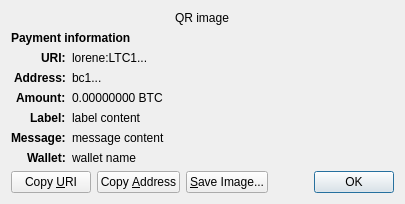
<?xml version="1.0" encoding="UTF-8"?>
<ui version="4.0">
 <class>ReceiveRequestDialog</class>
 <widget class="QDialog" name="ReceiveRequestDialog">
  <property name="geometry">
   <rect>
    <x>0</x>
    <y>0</y>
    <width>413</width>
    <height>229</height>
   </rect>
  </property>
  <property name="windowTitle">
   <string>Request payment to ...</string>
  </property>
  <layout class="QGridLayout" name="gridLayout" columnstretch="0,1">
   <property name="sizeConstraint">
    <enum>QLayout::SetFixedSize</enum>
   </property>
   <item row="0" column="0" colspan="2" alignment="Qt::AlignHCenter">
    <widget class="QRImageWidget" name="qr_code">
     <property name="text">
      <string notr="true">QR image</string>
     </property>
     <property name="textInteractionFlags">
      <set>Qt::NoTextInteraction</set>
     </property>
    </widget>
   </item>
   <item row="1" column="0" colspan="2">
    <widget class="QLabel" name="payment_header">
     <property name="font">
      <font>
       <weight>75</weight>
       <bold>true</bold>
      </font>
     </property>
     <property name="text">
      <string>Payment information</string>
     </property>
     <property name="textInteractionFlags">
      <set>Qt::NoTextInteraction</set>
     </property>
    </widget>
   </item>
   <item row="2" column="0" alignment="Qt::AlignRight|Qt::AlignTop">
    <widget class="QLabel" name="uri_tag">
     <property name="font">
      <font>
       <weight>75</weight>
       <bold>true</bold>
      </font>
     </property>
     <property name="text">
      <string notr="true">URI:</string>
     </property>
     <property name="textFormat">
      <enum>Qt::PlainText</enum>
     </property>
     <property name="textInteractionFlags">
      <set>Qt::NoTextInteraction</set>
     </property>
    </widget>
   </item>
   <item row="2" column="1" alignment="Qt::AlignTop">
    <widget class="QLabel" name="uri_content">
     <property name="text">
      <string notr="true">lorene:LTC1...</string>
     </property>
     <property name="textFormat">
      <enum>Qt::RichText</enum>
     </property>
     <property name="wordWrap">
      <bool>true</bool>
     </property>
     <property name="textInteractionFlags">
      <set>Qt::TextSelectableByMouse</set>
     </property>
    </widget>
   </item>
   <item row="3" column="0" alignment="Qt::AlignRight|Qt::AlignTop">
    <widget class="QLabel" name="address_tag">
     <property name="font">
      <font>
       <weight>75</weight>
       <bold>true</bold>
      </font>
     </property>
     <property name="text">
      <string>Address:</string>
     </property>
     <property name="textInteractionFlags">
      <set>Qt::NoTextInteraction</set>
     </property>
    </widget>
   </item>
   <item row="3" column="1" alignment="Qt::AlignTop">
    <widget class="QLabel" name="address_content">
     <property name="text">
      <string notr="true">bc1...</string>
     </property>
     <property name="textFormat">
      <enum>Qt::PlainText</enum>
     </property>
     <property name="textInteractionFlags">
      <set>Qt::TextSelectableByMouse</set>
     </property>
    </widget>
   </item>
   <item row="4" column="0" alignment="Qt::AlignRight|Qt::AlignTop">
    <widget class="QLabel" name="amount_tag">
     <property name="font">
      <font>
       <weight>75</weight>
       <bold>true</bold>
      </font>
     </property>
     <property name="text">
      <string>Amount:</string>
     </property>
     <property name="textInteractionFlags">
      <set>Qt::NoTextInteraction</set>
     </property>
    </widget>
   </item>
   <item row="4" column="1" alignment="Qt::AlignTop">
    <widget class="QLabel" name="amount_content">
     <property name="text">
      <string notr="true">0.00000000 BTC</string>
     </property>
     <property name="textFormat">
      <enum>Qt::PlainText</enum>
     </property>
     <property name="textInteractionFlags">
      <set>Qt::TextSelectableByMouse</set>
     </property>
    </widget>
   </item>
   <item row="5" column="0" alignment="Qt::AlignRight|Qt::AlignTop">
    <widget class="QLabel" name="label_tag">
     <property name="font">
      <font>
       <weight>75</weight>
       <bold>true</bold>
      </font>
     </property>
     <property name="text">
      <string>Label:</string>
     </property>
     <property name="textInteractionFlags">
      <set>Qt::NoTextInteraction</set>
     </property>
    </widget>
   </item>
   <item row="5" column="1" alignment="Qt::AlignTop">
    <widget class="QLabel" name="label_content">
     <property name="text">
      <string notr="true">label content</string>
     </property>
     <property name="textFormat">
      <enum>Qt::PlainText</enum>
     </property>
     <property name="wordWrap">
      <bool>true</bool>
     </property>
     <property name="textInteractionFlags">
      <set>Qt::TextSelectableByMouse</set>
     </property>
    </widget>
   </item>
   <item row="6" column="0" alignment="Qt::AlignRight|Qt::AlignTop">
    <widget class="QLabel" name="message_tag">
     <property name="font">
      <font>
       <weight>75</weight>
       <bold>true</bold>
      </font>
     </property>
     <property name="text">
      <string>Message:</string>
     </property>
     <property name="textInteractionFlags">
      <set>Qt::NoTextInteraction</set>
     </property>
    </widget>
   </item>
   <item row="6" column="1" alignment="Qt::AlignTop">
    <widget class="QLabel" name="message_content">
     <property name="text">
      <string notr="true">message content</string>
     </property>
     <property name="textFormat">
      <enum>Qt::PlainText</enum>
     </property>
     <property name="wordWrap">
      <bool>true</bool>
     </property>
     <property name="textInteractionFlags">
      <set>Qt::TextSelectableByMouse</set>
     </property>
    </widget>
   </item>
   <item row="7" column="0" alignment="Qt::AlignRight|Qt::AlignTop">
    <widget class="QLabel" name="wallet_tag">
     <property name="font">
      <font>
       <weight>75</weight>
       <bold>true</bold>
      </font>
     </property>
     <property name="text">
      <string>Wallet:</string>
     </property>
     <property name="textInteractionFlags">
      <set>Qt::NoTextInteraction</set>
     </property>
    </widget>
   </item>
   <item row="7" column="1" alignment="Qt::AlignTop">
    <widget class="QLabel" name="wallet_content">
     <property name="text">
      <string notr="true">wallet name</string>
     </property>
     <property name="textFormat">
      <enum>Qt::PlainText</enum>
     </property>
     <property name="wordWrap">
      <bool>true</bool>
     </property>
     <property name="textInteractionFlags">
      <set>Qt::TextSelectableByMouse</set>
     </property>
    </widget>
   </item>
   <item row="8" column="0" colspan="2">
    <layout class="QHBoxLayout" name="horizontalLayout">
     <item>
      <widget class="QPushButton" name="btnCopyURI">
       <property name="text">
        <string>Copy &amp;URI</string>
       </property>
       <property name="autoDefault">
        <bool>false</bool>
       </property>
      </widget>
     </item>
     <item>
      <widget class="QPushButton" name="btnCopyAddress">
       <property name="text">
        <string>Copy &amp;Address</string>
       </property>
       <property name="autoDefault">
        <bool>false</bool>
       </property>
      </widget>
     </item>
     <item>
      <widget class="QPushButton" name="btnSaveAs">
       <property name="text">
        <string>&amp;Save Image...</string>
       </property>
       <property name="autoDefault">
        <bool>false</bool>
       </property>
      </widget>
     </item>
     <item>
      <spacer name="horizontalSpacer_2">
       <property name="orientation">
        <enum>Qt::Horizontal</enum>
       </property>
       <property name="sizeHint" stdset="0">
        <size>
         <width>40</width>
         <height>20</height>
        </size>
       </property>
      </spacer>
     </item>
     <item>
      <widget class="QDialogButtonBox" name="buttonBox">
       <property name="focusPolicy">
        <enum>Qt::StrongFocus</enum>
       </property>
       <property name="standardButtons">
        <set>QDialogButtonBox::Ok</set>
       </property>
      </widget>
     </item>
    </layout>
   </item>
  </layout>
 </widget>
 <customwidgets>
  <customwidget>
   <class>QRImageWidget</class>
   <extends>QLabel</extends>
   <header>qt/qrimagewidget.h</header>
  </customwidget>
 </customwidgets>
 <tabstops>
  <tabstop>buttonBox</tabstop>
  <tabstop>btnCopyURI</tabstop>
  <tabstop>btnCopyAddress</tabstop>
  <tabstop>btnSaveAs</tabstop>
 </tabstops>
 <resources/>
 <connections>
  <connection>
   <sender>buttonBox</sender>
   <signal>accepted()</signal>
   <receiver>ReceiveRequestDialog</receiver>
   <slot>accept()</slot>
   <hints>
    <hint type="sourcelabel">
     <x>135</x>
     <y>230</y>
    </hint>
    <hint type="destinationlabel">
     <x>135</x>
     <y>126</y>
    </hint>
   </hints>
  </connection>
 </connections>
</ui>
